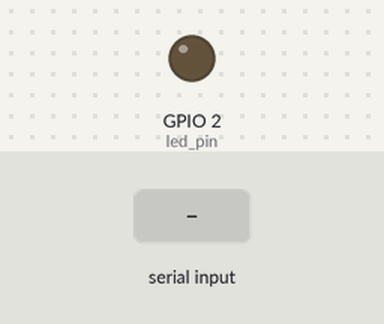
Recording of a sketch running on a simulated ESP32. Parts: output pins drawn as LEDs (lit = HIGH). Inputs (shaded band) come from the test bench. What the sketch prints to the serial monitor is not drawn.

Above: at 2.2 s.
2.3 s: byte 30 received over Serial
At 3.3 s:
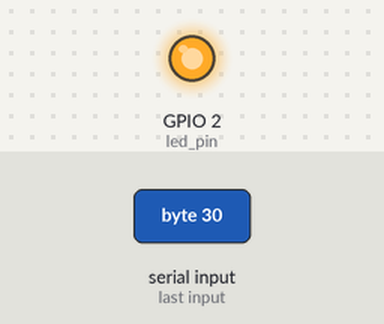
3.8 s: byte 90 received over Serial
5.3 s: byte 120 received over Serial
At 11.0 s:
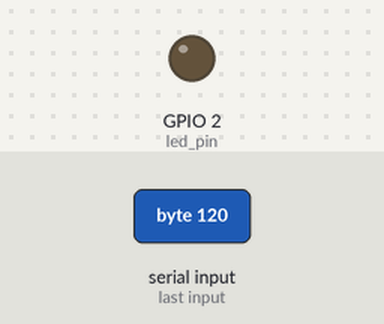
Timing chart, 0 to 12.5 s (numbered marks = the images above; inputs shaded):
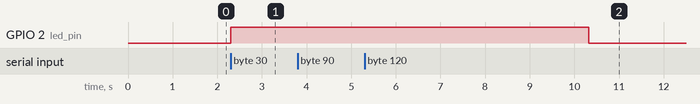

The sketch:

06_auto_dim_timeout.ino
```cpp
#include <Arduino.h>
#include "freertos/timers.h"

/**
 * FreeRTOS Software Timer Demo
 *
 * Idea:
 * - Type a character -> LED turns ON
 * - Restart a 5-second one-shot timer
 * - If no input for 5 seconds -> timer expires -> LED turns OFF
 *
 * Important:
 * Software timer callback is NOT a hardware ISR.
 * It runs in the FreeRTOS Timer Service Task.
 * Keep callback short.
 */

#if CONFIG_FREERTOS_UNICORE
static const BaseType_t app_cpu = 0;
#else
static const BaseType_t app_cpu = 1;
#endif

static const int led_pin = LED_BUILTIN;

// Convert 5000 ms to FreeRTOS ticks
static const TickType_t dim_delay = pdMS_TO_TICKS(5000);

// Timer handle
static TimerHandle_t one_shot_timer = NULL;

// Set by timer callback, handled by task
static volatile bool turn_led_off_request = false;

/*
 * Timer callback
 *
 * Called when the 5-second timer expires.
 * Do not print or do heavy work here.
 */
void autoDimmerCallback(TimerHandle_t xTimer)
{
  turn_led_off_request = true;
}

/*
 * CLI task
 *
 * Handles Serial input and LED control.
 */
void doCLI(void *parameters)
{
  pinMode(led_pin, OUTPUT);
  digitalWrite(led_pin, LOW);

  while (1)
  {
    /*
     * Timer expired:
     * turn LED off in the task, not in the callback.
     */
    if (turn_led_off_request)
    {
      turn_led_off_request = false;

      digitalWrite(led_pin, LOW);
      Serial.println();
      Serial.println("Timer expired: LED OFF");
    }

    /*
     * User input:
     * turn LED on and restart the timer.
     */
    if (Serial.available() > 0)
    {
      char c = Serial.read();

      Serial.print(c);

      digitalWrite(led_pin, HIGH);

      Serial.println();
      Serial.println("Input received: LED ON");

      /*
       * xTimerReset():
       * - starts the timer if it is stopped
       * - restarts the countdown if it is already running
       */
      if (xTimerReset(one_shot_timer, portMAX_DELAY) == pdPASS)
      {
        Serial.println("Timer reset OK");
      }
      else
      {
        Serial.println("ERROR: Timer reset failed");
      }
    }

    // Avoid busy-looping
    vTaskDelay(pdMS_TO_TICKS(10));
  }
}

void setup()
{
  Serial.begin(115200);
  delay(1000);

  Serial.println();
  Serial.println("--- FreeRTOS Software Timer Demo ---");
  Serial.println("Type a character.");
  Serial.println("LED turns OFF after 5 seconds of inactivity.");

  /*
   * Create a one-shot timer.
   *
   * pdFALSE means one-shot:
   * the timer expires once, then stops.
   */
  one_shot_timer = xTimerCreate(
    "One-shot timer",
    dim_delay,
    pdFALSE,
    NULL,
    autoDimmerCallback
  );

  if (one_shot_timer == NULL)
  {
    Serial.println("ERROR: Timer creation failed");

    while (1)
    {
      vTaskDelay(pdMS_TO_TICKS(1000));
    }
  }

  BaseType_t task_result = xTaskCreatePinnedToCore(
    doCLI,
    "Do CLI",
    4096,
    NULL,
    1,
    NULL,
    app_cpu
  );

  if (task_result != pdPASS)
  {
    Serial.println("ERROR: Task creation failed");

    while (1)
    {
      vTaskDelay(pdMS_TO_TICKS(1000));
    }
  }
}

void loop()
{
  vTaskDelay(pdMS_TO_TICKS(1000));
}
```

Measured:
- after the input at 2.3 s, GPIO 2 (led_pin): LOW → HIGH at once
- after the input at 3.8 s, every drawn part: stays the same
- after the input at 5.3 s, GPIO 2 (led_pin): HIGH → LOW after 5.0 s instead of 3.5 s
